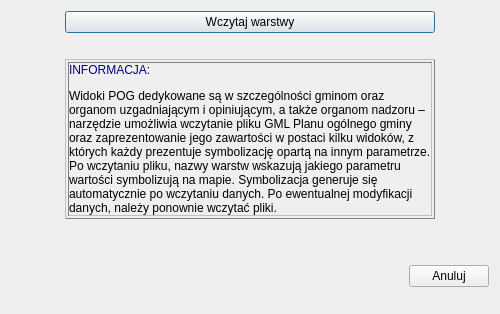
<?xml version="1.0" encoding="UTF-8"?>
<ui version="4.0">
 <class>Dialog</class>
 <widget class="QDialog" name="Dialog">
  <property name="geometry">
   <rect>
    <x>0</x>
    <y>0</y>
    <width>500</width>
    <height>314</height>
   </rect>
  </property>
  <property name="maximumSize">
   <size>
    <width>500</width>
    <height>16777215</height>
   </size>
  </property>
  <property name="font">
   <font>
    <kerning>true</kerning>
   </font>
  </property>
  <property name="windowTitle">
   <string>Dialog</string>
  </property>
  <layout class="QGridLayout" name="gridLayout">
   <item row="0" column="0">
    <layout class="QVBoxLayout" name="verticalLayout">
     <item>
      <layout class="QGridLayout" name="gridLayout_2">
       <item row="2" column="1">
        <widget class="QLabel" name="label_2">
         <property name="sizePolicy">
          <sizepolicy hsizetype="Preferred" vsizetype="Preferred">
           <horstretch>0</horstretch>
           <verstretch>0</verstretch>
          </sizepolicy>
         </property>
         <property name="minimumSize">
          <size>
           <width>0</width>
           <height>0</height>
          </size>
         </property>
         <property name="maximumSize">
          <size>
           <width>16777215</width>
           <height>16777215</height>
          </size>
         </property>
         <property name="text">
          <string>&lt;html&gt;&lt;head/&gt;&lt;body&gt;&lt;table border=&quot;1&quot; style=&quot; margin-top:0px; margin-bottom:0px; margin-left:0px; margin-right:0px; border-collapse:collapse;&quot; cellspacing=&quot;2&quot; cellpadding=&quot;0&quot;&gt;&lt;tr&gt;&lt;td&gt;&lt;p&gt;&lt;span style=&quot; color:#000080;&quot;&gt;INFORMACJA: &lt;/span&gt;&lt;/p&gt;&lt;p&gt;&lt;span style=&quot; font-family:'Aptos','sans-serif';&quot;&gt;Widoki POG dedykowane są w szczególności gminom oraz organom uzgadniającym i opiniującym, a także organom nadzoru – narzędzie umożliwia wczytanie pliku GML Planu ogólnego gminy oraz zaprezentowanie jego zawartości w postaci kilku widoków, z których każdy prezentuje symbolizację opartą na innym parametrze. Po wczytaniu pliku, nazwy warstw wskazują jakiego parametru wartości symbolizują na mapie. Symbolizacja generuje się automatycznie po wczytaniu danych. Po ewentualnej modyfikacji danych, należy ponownie wczytać pliki.&lt;/span&gt;&lt;/p&gt;&lt;/td&gt;&lt;/tr&gt;&lt;/table&gt;&lt;p&gt;&lt;br/&gt;&lt;/p&gt;&lt;/body&gt;&lt;/html&gt;</string>
         </property>
         <property name="textFormat">
          <enum>Qt::AutoText</enum>
         </property>
         <property name="alignment">
          <set>Qt::AlignCenter</set>
         </property>
         <property name="wordWrap">
          <bool>true</bool>
         </property>
         <property name="openExternalLinks">
          <bool>true</bool>
         </property>
         <property name="textInteractionFlags">
          <set>Qt::TextBrowserInteraction</set>
         </property>
        </widget>
       </item>
       <item row="1" column="1">
        <spacer name="verticalSpacer_2">
         <property name="orientation">
          <enum>Qt::Vertical</enum>
         </property>
         <property name="sizeType">
          <enum>QSizePolicy::Minimum</enum>
         </property>
         <property name="sizeHint" stdset="0">
          <size>
           <width>20</width>
           <height>20</height>
          </size>
         </property>
        </spacer>
       </item>
       <item row="0" column="1">
        <widget class="QPushButton" name="load_btn">
         <property name="text">
          <string>Wczytaj warstwy</string>
         </property>
        </widget>
       </item>
       <item row="0" column="2">
        <spacer name="horizontalSpacer_3">
         <property name="orientation">
          <enum>Qt::Horizontal</enum>
         </property>
         <property name="sizeHint" stdset="0">
          <size>
           <width>10</width>
           <height>20</height>
          </size>
         </property>
        </spacer>
       </item>
       <item row="0" column="0">
        <spacer name="horizontalSpacer">
         <property name="orientation">
          <enum>Qt::Horizontal</enum>
         </property>
         <property name="sizeHint" stdset="0">
          <size>
           <width>10</width>
           <height>20</height>
          </size>
         </property>
        </spacer>
       </item>
      </layout>
     </item>
     <item>
      <layout class="QHBoxLayout" name="horizontalLayout_5">
       <item>
        <spacer name="horizontalSpacer_2">
         <property name="orientation">
          <enum>Qt::Horizontal</enum>
         </property>
         <property name="sizeHint" stdset="0">
          <size>
           <width>40</width>
           <height>20</height>
          </size>
         </property>
        </spacer>
       </item>
       <item>
        <widget class="QPushButton" name="close_btn">
         <property name="toolTip">
          <string>&lt;html&gt;&lt;head/&gt;&lt;body&gt;&lt;p&gt;Przycisk &lt;span style=&quot; font-style:italic;&quot;&gt;Zakończ&lt;/span&gt; zakończy działanie wtyczki&lt;/p&gt;&lt;/body&gt;&lt;/html&gt;</string>
         </property>
         <property name="text">
          <string>Anuluj</string>
         </property>
        </widget>
       </item>
      </layout>
     </item>
    </layout>
   </item>
   <item row="1" column="0">
    <spacer name="verticalSpacer">
     <property name="orientation">
      <enum>Qt::Vertical</enum>
     </property>
     <property name="sizeHint" stdset="0">
      <size>
       <width>20</width>
       <height>10</height>
      </size>
     </property>
    </spacer>
   </item>
  </layout>
 </widget>
 <resources/>
 <connections/>
</ui>
